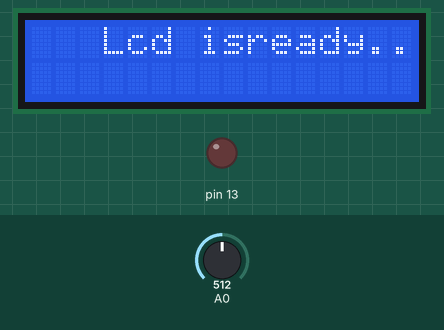
Simulated run of this program. Board: Arduino Uno, built with avr-gcc and run on an emulated ATmega328P. Shown: 16×2 character LCD, output pins drawn as LEDs (lit = HIGH). The inputs (shaded band) are chosen by the test bench; at power-on: A0 = 512. What the program prints to the serial monitor is not drawn.

Above: at 0.1 s.
1.8 s: A0 set to 212
3.3 s: A0 set to 181
At 3.7 s:
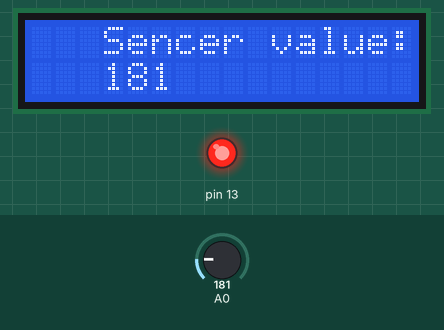
5.8 s: A0 set to 122
At 6.3 s:
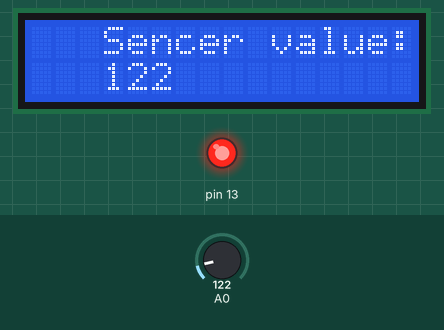
7.4 s: A0 set to 210
At 7.8 s:
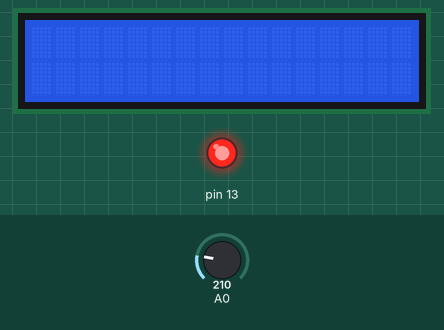
Timing chart, 0 to 9.9 s (numbered marks = the images above; inputs shaded):
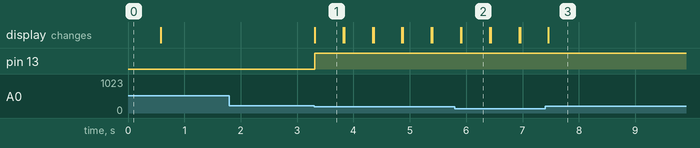

The program:

main.cpp
```cpp
#include <Arduino.h>

#include <Arduino.h>
#include <LiquidCrystal_I2C.h>
LiquidCrystal_I2C lcd(0x27,16,2);
int x;

void setup() {
  Serial.begin(9600);
  lcd.init();
  lcd.backlight();
  lcd.clear();

  pinMode(A0, INPUT);
  pinMode(13, OUTPUT);

  lcd.setCursor(3,0);
  lcd.print("Lcd isready..");
  delay(500);
  lcd.clear();

}

void loop() {
  x = analogRead(A0);
  if(x<200){
    Serial.print("sencer value");
    Serial.println(x);
    lcd.setCursor(3,0);
    lcd.print("Sencer value:");
    lcd.setCursor(3,1);
    lcd.print(x);
    digitalWrite(13, HIGH);
    delay(500);
    lcd.clear();
  }

}
```

Measured:
- the behaviour switches between 200 and 199 on A0 (found by bisection; images 0 and 1)
- after the input at 1.8 s, every drawn part: stays the same
- after the input at 3.3 s, pin 13: LOW → HIGH at once; the display: changes at once (image 1)
- after the input at 5.8 s, the display: first differs from a run without the input after 0.12 s (image 2)
- what the display in image 1 shows lasts 0.5 s, from 3.3 s to 3.8 s
